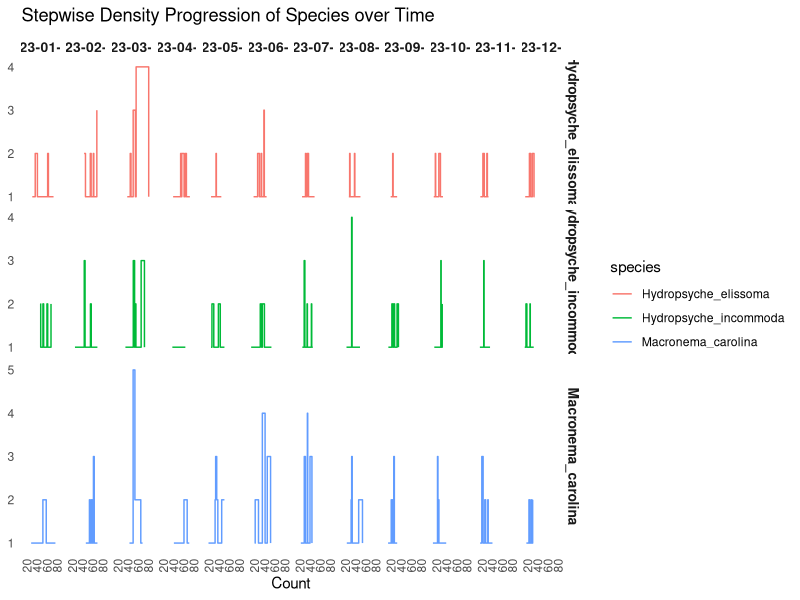

Source code (R):
# Load required libraries
library(ggplot2)
library(dplyr)

# Sample data frame (replace this with your actual data)
set.seed(42)
data <- data.frame(
  date = rep(seq.Date(as.Date("2023-01-01"), by = "month", length.out = 12), each = 50),
  species = rep(c("Hydropsyche_elissoma", "Hydropsyche_incommoda", "Macronema_carolina"), times = 200),
  count = c(rnorm(200, mean = 50, sd = 10), rnorm(200, mean = 30, sd = 8), rnorm(200, mean = 20, sd = 5))
)

# Bin the data for histograms
data_binned <- data %>%
  group_by(date, species) %>%
  mutate(bin = cut(count, breaks = 30)) %>%
  count(date, species, bin) %>%
  mutate(midpoint = as.numeric(sub("\\((.+),.*", "\\1", bin)) + 5)  # Estimate midpoint of each bin

# Create the step-like plot with density curves
ggplot(data_binned, aes(x = midpoint, y = n, color = species)) +
  geom_step(direction = "hv") +  # Use horizontal-vertical steps
  facet_grid(species ~ date, scales = "free_y", space = "free_y") +  # Separate by species and date
  theme_minimal() +
  labs(x = "Count", y = "Density", title = "Stepwise Density Progression of Species over Time") +
  theme(
    panel.grid.major = element_blank(),
    panel.grid.minor = element_blank(),
    strip.background = element_blank(),
    strip.text = element_text(size = 10, face = "bold"),
    axis.text.x = element_text(angle = 90, vjust = 0.5, hjust = 1),
    axis.title.y = element_blank()
  )
